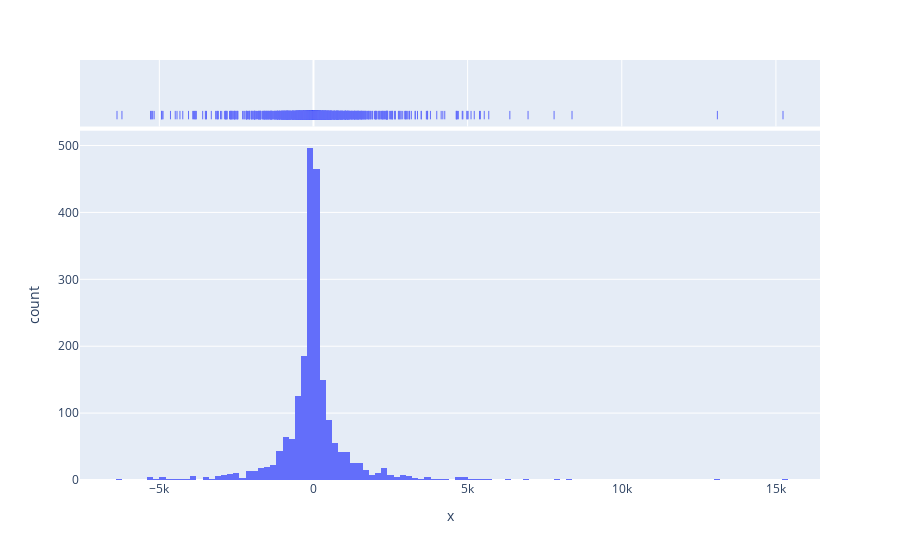

The notebook cell this image was saved under:
### Code cell
fig = px.histogram(x=(y_test-pred), marginal="rug")

fig.show()

### Figure 1 — Plotly figure (JSON) as saved in the notebook; plotly's stock layout.template omitted (floating-point values rounded to 4 significant figures; data arrays with more than 128 entries replaced by an {"elided": "..."} marker saying what was removed)
{"data": [{"alignmentgroup": "True", "bingroup": "x", "hovertemplate": "x=%{x}<br>count=%{y}<extra></extra>", "legendgroup": "", "marker": {"color": "#636efa", "pattern": {"shape": ""}}, "name": "", "offsetgroup": "", "orientation": "v", "showlegend": false, "x": {"elided": "2137 float values"}, "xaxis": "x", "yaxis": "y", "type": "histogram"}, {"alignmentgroup": "True", "boxpoints": "all", "fillcolor": "rgba(255,255,255,0)", "hoveron": "points", "hovertemplate": "x=%{x}<extra></extra>", "jitter": 0, "legendgroup": "", "line": {"color": "rgba(255,255,255,0)"}, "marker": {"color": "#636efa", "symbol": "line-ns-open"}, "name": "", "offsetgroup": "", "showlegend": false, "x": {"elided": "2137 float values"}, "xaxis": "x2", "yaxis": "y2", "type": "box"}], "layout": {"xaxis": {"anchor": "y", "domain": [0, 1], "title": {"text": "x"}}, "yaxis": {"anchor": "x", "domain": [0, 0.8316], "title": {"text": "count"}}, "xaxis2": {"anchor": "y2", "domain": [0, 1], "matches": "x", "showticklabels": false, "showgrid": true}, "yaxis2": {"anchor": "x2", "domain": [0.8416, 1], "matches": "y2", "showticklabels": false, "showline": false, "ticks": "", "showgrid": false}, "legend": {"tracegroupgap": 0}, "margin": {"t": 60}, "barmode": "relative"}}
